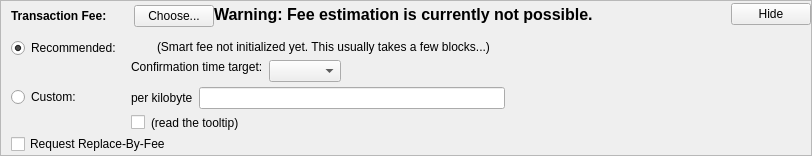
    <widget class="QFrame" name="frameFee">
     <property name="sizePolicy">
      <sizepolicy hsizetype="Expanding" vsizetype="Expanding">
       <horstretch>0</horstretch>
       <verstretch>0</verstretch>
      </sizepolicy>
     </property>
     <property name="maximumSize">
      <size>
       <width>16777215</width>
       <height>16777215</height>
      </size>
     </property>
     <property name="frameShape">
      <enum>QFrame::StyledPanel</enum>
     </property>
     <property name="frameShadow">
      <enum>QFrame::Sunken</enum>
     </property>
     <layout class="QVBoxLayout" name="verticalLayoutFee1">
      <property name="spacing">
       <number>0</number>
      </property>
      <property name="leftMargin">
       <number>0</number>
      </property>
      <property name="topMargin">
       <number>0</number>
      </property>
      <property name="rightMargin">
       <number>0</number>
      </property>
      <property name="bottomMargin">
       <number>0</number>
      </property>
      <item>
       <layout class="QVBoxLayout" name="verticalLayoutFee2" stretch="0,0,0">
        <property name="spacing">
         <number>0</number>
        </property>
        <property name="leftMargin">
         <number>10</number>
        </property>
        <property name="topMargin">
         <number>0</number>
        </property>
        <item>
         <layout class="QHBoxLayout" name="horizontalLayoutFee1">
          <property name="bottomMargin">
           <number>0</number>
          </property>
          <item>
           <layout class="QVBoxLayout" name="verticalLayoutFee7">
            <property name="spacing">
             <number>0</number>
            </property>
            <item>
             <spacer name="verticalSpacerSmartFee">
              <property name="orientation">
               <enum>Qt::Vertical</enum>
              </property>
              <property name="sizeType">
               <enum>QSizePolicy::Fixed</enum>
              </property>
              <property name="sizeHint" stdset="0">
               <size>
                <width>1</width>
                <height>4</height>
               </size>
              </property>
             </spacer>
            </item>
            <item>
             <layout class="QHBoxLayout" name="horizontalLayoutSmartFee">
              <property name="spacing">
               <number>10</number>
              </property>
              <item>
               <widget class="QLabel" name="labelFeeHeadline">
                <property name="sizePolicy">
                 <sizepolicy hsizetype="Preferred" vsizetype="Maximum">
                  <horstretch>0</horstretch>
                  <verstretch>0</verstretch>
                 </sizepolicy>
                </property>
                <property name="font">
                 <font>
                  <weight>75</weight>
                  <bold>true</bold>
                 </font>
                </property>
                <property name="styleSheet">
                 <string notr="true">font-weight:bold;</string>
                </property>
                <property name="text">
                 <string>Transaction Fee:</string>
                </property>
               </widget>
              </item>
              <item>
               <widget class="QLabel" name="labelFeeMinimized">
                <property name="text">
                 <string/>
                </property>
               </widget>
              </item>
              <item>
               <widget class="QPushButton" name="buttonChooseFee">
                <property name="text">
                 <string>Choose...</string>
                </property>
               </widget>
              </item>
             </layout>
            </item>
            <item>
             <spacer name="verticalSpacer_5">
              <property name="orientation">
               <enum>Qt::Vertical</enum>
              </property>
              <property name="sizeHint" stdset="0">
               <size>
                <width>1</width>
                <height>1</height>
               </size>
              </property>
             </spacer>
            </item>
           </layout>
          </item>
          <item>
           <widget class="QLabel" name="fallbackFeeWarningLabel">
            <property name="font">
             <font>
              <pointsize>12</pointsize>
              <weight>75</weight>
              <bold>true</bold>
             </font>
            </property>
            <property name="toolTip">
             <string>Using the fallbackfee can result in sending a transaction that will take several hours or days (or never) to confirm. Consider choosing your fee manually or wait until you have validated the complete chain.</string>
            </property>
            <property name="text">
             <string>Warning: Fee estimation is currently not possible.</string>
            </property>
            <property name="wordWrap">
             <bool>false</bool>
            </property>
           </widget>
          </item>
          <item>
           <spacer name="horizontalSpacer_4">
            <property name="orientation">
             <enum>Qt::Horizontal</enum>
            </property>
            <property name="sizeType">
             <enum>QSizePolicy::MinimumExpanding</enum>
            </property>
            <property name="sizeHint" stdset="0">
             <size>
              <width>40</width>
              <height>20</height>
             </size>
            </property>
           </spacer>
          </item>
          <item>
           <widget class="QPushButton" name="buttonMinimizeFee">
            <property name="toolTip">
             <string>collapse fee-settings</string>
            </property>
            <property name="text">
             <string>Hide</string>
            </property>
           </widget>
          </item>
         </layout>
        </item>
        <item>
         <widget class="QFrame" name="frameFeeSelection">
          <layout class="QVBoxLayout" name="verticalLayoutFee12">
           <property name="spacing">
            <number>0</number>
           </property>
           <property name="leftMargin">
            <number>0</number>
           </property>
           <property name="topMargin">
            <number>0</number>
           </property>
           <property name="rightMargin">
            <number>0</number>
           </property>
           <property name="bottomMargin">
            <number>0</number>
           </property>
           <item>
            <layout class="QGridLayout" name="gridLayoutFee">
             <property name="topMargin">
              <number>10</number>
             </property>
             <property name="bottomMargin">
              <number>4</number>
             </property>
             <property name="horizontalSpacing">
              <number>10</number>
             </property>
             <property name="verticalSpacing">
              <number>4</number>
             </property>
             <item row="1" column="1">
              <layout class="QVBoxLayout" name="verticalLayoutFee8">
               <property name="spacing">
                <number>6</number>
               </property>
               <item>
                <layout class="QHBoxLayout" name="horizontalLayoutFee13">
                 <item>
                  <widget class="QLabel" name="labelCustomPerKilobyte">
                   <property name="toolTip">
                    <string>If the custom fee is set to 1000 soterios and the transaction is only 250 bytes, then &quot;per kilobyte&quot; only pays 250 soterios in fee, while &quot;total at least&quot; pays 1000 soterios. For transactions bigger than a kilobyte both pay by kilobyte.</string>
                   </property>
                   <property name="text">
                    <string>per kilobyte</string>
                   </property>
                  </widget>
                 </item>
                 <item>
                  <widget class="SoteriaAmountField" name="customFee"/>
                 </item>
                 <item>
                  <spacer name="horizontalSpacer_6">
                   <property name="orientation">
                    <enum>Qt::Horizontal</enum>
                   </property>
                   <property name="sizeHint" stdset="0">
                    <size>
                     <width>1</width>
                     <height>1</height>
                    </size>
                   </property>
                  </spacer>
                 </item>
                </layout>
               </item>
               <item>
                <layout class="QHBoxLayout" name="horizontalLayoutFee8">
                 <item>
                  <widget class="QCheckBox" name="checkBoxMinimumFee">
                   <property name="toolTip">
                    <string>Paying only the minimum fee is just fine as long as there is less transaction volume than space in the blocks. But be aware that this can end up in a never confirming transaction once there is more demand for soteria transactions than the network can process.</string>
                   </property>
                   <property name="text">
                    <string/>
                   </property>
                  </widget>
                 </item>
                 <item>
                  <widget class="QLabel" name="labelMinFeeWarning">
                   <property name="enabled">
                    <bool>true</bool>
                   </property>
                   <property name="toolTip">
                    <string>Paying only the minimum fee is just fine as long as there is less transaction volume than space in the blocks. But be aware that this can end up in a never confirming transaction once there is more demand for soteria transactions than the network can process.</string>
                   </property>
                   <property name="text">
                    <string>(read the tooltip)</string>
                   </property>
                   <property name="margin">
                    <number>5</number>
                   </property>
                  </widget>
                 </item>
                 <item>
                  <spacer name="horizontalSpacer_2">
                   <property name="orientation">
                    <enum>Qt::Horizontal</enum>
                   </property>
                   <property name="sizeHint" stdset="0">
                    <size>
                     <width>1</width>
                     <height>1</height>
                    </size>
                   </property>
                  </spacer>
                 </item>
                </layout>
               </item>
              </layout>
             </item>
             <item row="0" column="0">
              <layout class="QVBoxLayout" name="verticalLayoutFee4" stretch="0,1">
               <item>
                <widget class="QRadioButton" name="radioSmartFee">
                 <property name="text">
                  <string>Recommended:</string>
                 </property>
                 <property name="checked">
                  <bool>true</bool>
                 </property>
                 <attribute name="buttonGroup">
                  <string notr="true">groupFee</string>
                 </attribute>
                </widget>
               </item>
               <item>
                <spacer name="verticalSpacer_2">
                 <property name="orientation">
                  <enum>Qt::Vertical</enum>
                 </property>
                 <property name="sizeHint" stdset="0">
                  <size>
                   <width>1</width>
                   <height>1</height>
                  </size>
                 </property>
                </spacer>
               </item>
              </layout>
             </item>
             <item row="1" column="0">
              <layout class="QVBoxLayout" name="verticalLayoutFee9" stretch="0,1">
               <item>
                <widget class="QRadioButton" name="radioCustomFee">
                 <property name="text">
                  <string>Custom:</string>
                 </property>
                 <attribute name="buttonGroup">
                  <string notr="true">groupFee</string>
                 </attribute>
                </widget>
               </item>
               <item>
                <spacer name="verticalSpacer_6">
                 <property name="orientation">
                  <enum>Qt::Vertical</enum>
                 </property>
                 <property name="sizeHint" stdset="0">
                  <size>
                   <width>1</width>
                   <height>1</height>
                  </size>
                 </property>
                </spacer>
               </item>
              </layout>
             </item>
             <item row="0" column="1">
              <layout class="QVBoxLayout" name="verticalLayoutFee3" stretch="0,0,1">
               <property name="spacing">
                <number>6</number>
               </property>
               <property name="topMargin">
                <number>2</number>
               </property>
               <item>
                <layout class="QHBoxLayout" name="horizontalLayoutFee12">
                 <item>
                  <widget class="QLabel" name="labelSmartFee">
                   <property name="text">
                    <string/>
                   </property>
                   <property name="margin">
                    <number>2</number>
                   </property>
                  </widget>
                 </item>
                 <item>
                  <widget class="QLabel" name="labelFeeEstimation">
                   <property name="text">
                    <string/>
                   </property>
                  </widget>
                 </item>
                 <item>
                  <widget class="QLabel" name="labelSmartFee2">
                   <property name="text">
                    <string>(Smart fee not initialized yet. This usually takes a few blocks...)</string>
                   </property>
                   <property name="margin">
                    <number>2</number>
                   </property>
                  </widget>
                 </item>
                 <item>
                  <spacer name="horizontalSpacer_5">
                   <property name="orientation">
                    <enum>Qt::Horizontal</enum>
                   </property>
                   <property name="sizeHint" stdset="0">
                    <size>
                     <width>1</width>
                     <height>1</height>
                    </size>
                   </property>
                  </spacer>
                 </item>
                </layout>
               </item>
               <item>
                <layout class="QHBoxLayout" name="horizontalLayoutFee9">
                 <item>
                  <layout class="QVBoxLayout" name="verticalLayoutFee6">
                   <item>
                    <widget class="QLabel" name="labelSmartFee3">
                     <property name="text">
                      <string>Confirmation time target:</string>
                     </property>
                     <property name="margin">
                      <number>2</number>
                     </property>
                    </widget>
                   </item>
                   <item>
                    <spacer name="verticalSpacer_3">
                     <property name="orientation">
                      <enum>Qt::Vertical</enum>
                     </property>
                     <property name="sizeHint" stdset="0">
                      <size>
                       <width>1</width>
                       <height>1</height>
                      </size>
                     </property>
                    </spacer>
                   </item>
                  </layout>
                 </item>
                 <item>
                  <layout class="QVBoxLayout" name="verticalLayoutFee5">
                   <property name="rightMargin">
                    <number>30</number>
                   </property>
                   <item>
                    <layout class="QHBoxLayout" name="horizontalLayoutConfTarget">
                     <property name="bottomMargin">
                      <number>0</number>
                     </property>
                     <item>
                      <widget class="QComboBox" name="confTargetSelector"/>
                     </item>
                     <item>
                      <spacer name="horizontalSpacerConfTarget">
                       <property name="orientation">
                        <enum>Qt::Horizontal</enum>
                       </property>
                       <property name="sizeHint" stdset="0">
                        <size>
                         <width>40</width>
                         <height>20</height>
                        </size>
                       </property>
                      </spacer>
                     </item>
                    </layout>
                   </item>
                  </layout>
                 </item>
                </layout>
               </item>
               <item>
                <spacer name="verticalSpacer_4">
                 <property name="orientation">
                  <enum>Qt::Vertical</enum>
                 </property>
                 <property name="sizeHint" stdset="0">
                  <size>
                   <width>1</width>
                   <height>1</height>
                  </size>
                 </property>
                </spacer>
               </item>
              </layout>
             </item>
            </layout>
           </item>
           <item>
            <widget class="QCheckBox" name="optInRBF">
             <property name="toolTip">
              <string>Indicates that the sender may wish to replace this transaction with a new one paying higher fees (prior to being confirmed).</string>
             </property>
             <property name="text">
              <string>Request Replace-By-Fee</string>
             </property>
            </widget>
           </item>
          </layout>
         </widget>
        </item>
        <item>
         <spacer name="verticalSpacerFee">
          <property name="orientation">
           <enum>Qt::Vertical</enum>
          </property>
          <property name="sizeHint" stdset="0">
           <size>
            <width>800</width>
            <height>1</height>
           </size>
          </property>
         </spacer>
        </item>
       </layout>
      </item>
     </layout>
    </widget>
